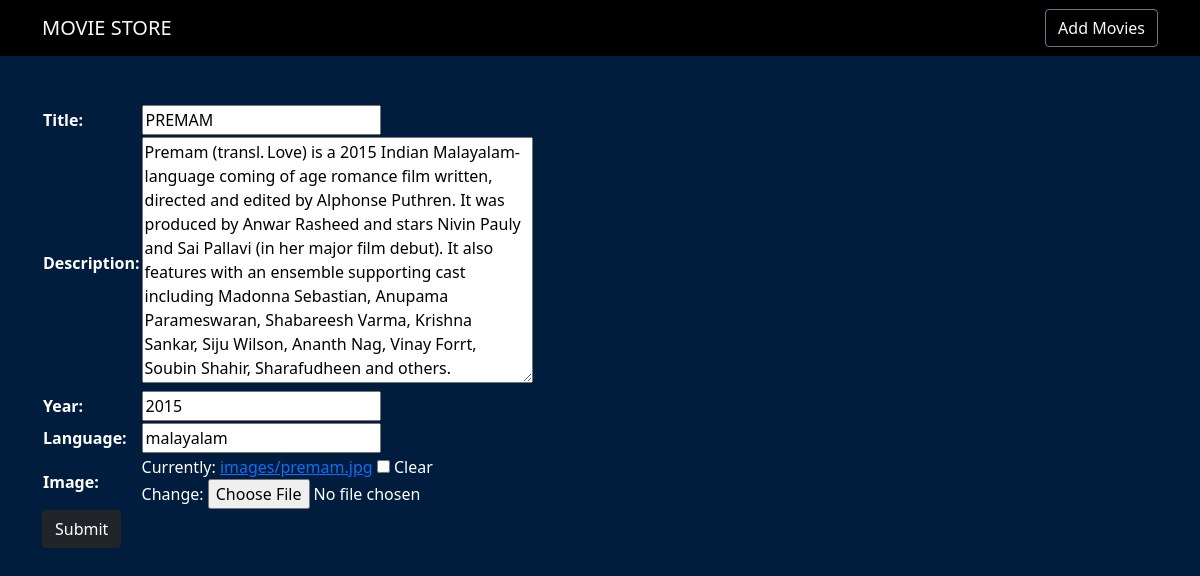
/edit/6, run on the app's committed database.
### app1/models.py (models this page shows, shortened)
class Movie(models.Model):                                                 #table definition
    title=models.CharField(max_length=20)
    description=models.TextField()
    year=models.IntegerField()
    language=models.CharField(max_length=20)
    image=models.ImageField(upload_to="images",blank=True,null=True)

### app1/views.py (the view)
# urls.py: path('edit/<int:pk>', views.Edit.as_view(), name="edit"),
class Edit(UpdateView):
    model = Movie
    fields = ['title', 'description', 'year', 'language', 'image']
    template_name = 'edit.html'
    success_url = reverse_lazy('app1:home')

### templates/edit.html (shortened to what this page needs)
{% extends 'base.html' %}
{% load static %}
{% block content %}
<div class="container mt-5">
        <form method="post" enctype="multipart/form-data">
              <table>
                {{form.as_table}}
            </table>
            <button type="submit" value="Add" class="btn btn-dark">Submit</button>
        </form>
    </div>
{% endblock %}

### static/css/style.css (style rules this page uses)
body { background-color:#001d3d; color:white; }

### data on the page
Movie: title "PREMAM", description "Premam (transl. Love) is a 2015 Indian Malayalam-language coming of age romance film written, directed and edited by Alphonse Puthren. It was produced by Anwar Rasheed and stars Nivin Pauly and Sai Pallavi (in her major film debut). It also features with an ensemble supporting cast including Madonna Sebastian, Anupama Parameswaran, Shabareesh Varma, Krishna Sankar, Siju Wilson, Ananth Nag, Vinay Forrt, Soubin Shahir, Sharafudheen and others.", year "2015", language "malayalam"
